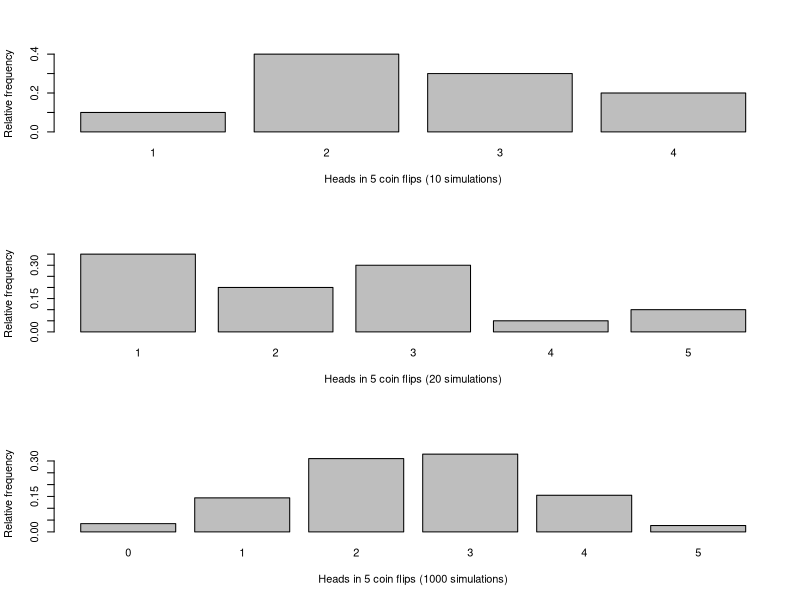

Here is the R script that generated this plot:
# Lecture code example modified by Christian Stigen

# Reset environment for interactive runs
rm(list=ls())

# Simulate the number of heads in k throws of a dice repeated Nsim times. We
# let 0 correspond to tail and 1 correspond to head. The sample()-command below
# draw a 0 or 1 k times, and then sum() will summarize the number of heads.
simheads <- function(Nsim,k) {
  nheads <- vector(length=Nsim)
  for(i in 1:Nsim)
    nheads[i] <- sum(sample(0:1,size=k,replace=TRUE))
  return(nheads)
}


# We want to count how many heads we get in k=5 coin flips. We do this entire
# process Nsim times. Below, we do that, but increase the number of
# simulations (Nsim) and plot the results.

# Draw several graphs below each other
par(mfrow=c(3,1))

for (Nsim in c(10, 20, 1000)) {
  k <- 5
  nheadsim <- simheads(Nsim=Nsim,k=k)
  relfreq <- table(nheadsim)/Nsim   # Calculate relative frequency for each outcome
  barplot(relfreq,
          ylab="Relative frequency",
          xlab=paste("Heads in ", k, " coin flips (", Nsim, " simulations)",
                     sep=""))
}
